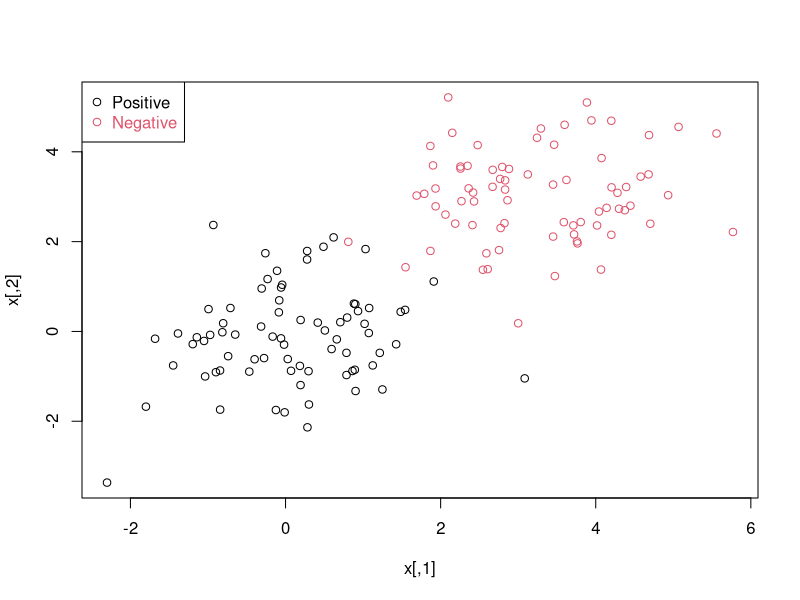
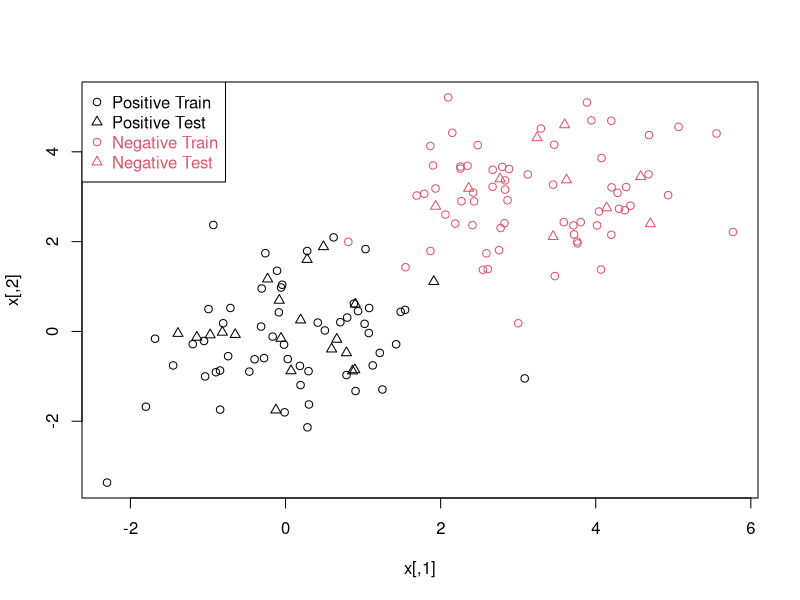
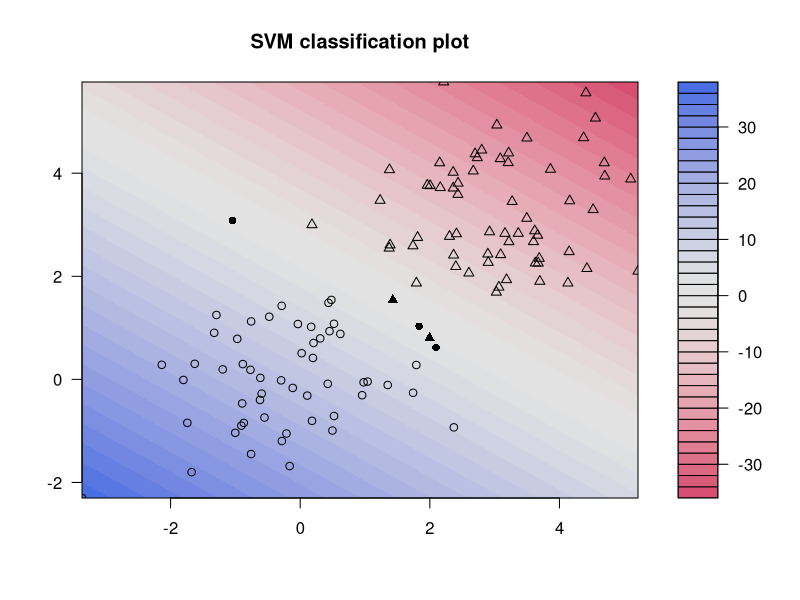

Write the R code that produced these figures, in order.
n <- 150 # number of data points
p <- 2 # dimension
sigma <- 1 # variance of the distribution
meanpos <- 0 # centre of the distribution of positive examples
meanneg <- 3 # centre of the distribution of negative examples
npos <- round(n/2) # number of positive examples
nneg <- n-npos # number of negative examples
# Generate the positive and negative examples
xpos <- matrix(rnorm(npos*p,mean=meanpos,sd=sigma),npos,p)
xneg <- matrix(rnorm(nneg*p,mean=meanneg,sd=sigma),npos,p)
x <- rbind(xpos,xneg)
# Generate the labels
y <- matrix(c(rep(1,npos),rep(-1,nneg)))
# Visualize the data
plot(x,col=ifelse(y>0,1,2))
legend("topleft",c('Positive','Negative'),col=seq(2),pch=1,text.col=seq(2))
#Now we split the data into a training set (80%) and a test set (20%):
  ## Prepare a training and a test set ##
  ntrain <- round(n*0.8) # number of training examples
tindex <- sample(n,ntrain) # indices of training samples
xtrain <- x[tindex,]
xtest <- x[-tindex,]
ytrain <- y[tindex]

ytest <- y[-tindex]
istrain=rep(0,n)
istrain[tindex]=1
# Visualize
plot(x,col=ifelse(y>0,1,2),pch=ifelse(istrain==1,1,2))
legend("topleft",c('Positive Train','Positive Test','Negative Train','Negative Test'),
       col=c(1,1,2,2),pch=c(1,2,1,2),text.col=c(1,1,2,2))

# load the kernlab package
library(kernlab)
# train the SVM
svp <- ksvm(xtrain,ytrain,type="C-svc",kernel='vanilladot',C=100,scaled=c())
#Look and understand what svp contains
# General summary
svp
# Attributes that you can access
attributes(svp)
# For example, the support vectors
alpha(svp)
alphaindex(svp)
b(svp)
# Use the built-in function to pretty-plot the classifier
plot(svp,data=xtrain)
